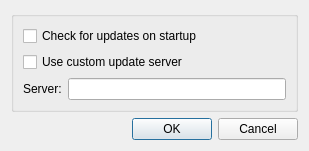
<?xml version="1.0" encoding="UTF-8"?>
<ui version="4.0">
 <class>UpdateSettingsDialog</class>
 <widget class="QDialog" name="UpdateSettingsDialog">
  <property name="geometry">
   <rect>
    <x>0</x>
    <y>0</y>
    <width>309</width>
    <height>141</height>
   </rect>
  </property>
  <property name="windowTitle">
   <string>Update Settings</string>
  </property>
  <layout class="QVBoxLayout" name="verticalLayout_2">
   <item>
    <widget class="QGroupBox" name="groupBox">
     <property name="title">
      <string/>
     </property>
     <layout class="QVBoxLayout" name="verticalLayout">
      <item>
       <widget class="QCheckBox" name="checkbox_check_updates">
        <property name="text">
         <string>Check for updates on startup</string>
        </property>
       </widget>
      </item>
      <item>
       <widget class="QCheckBox" name="checkbox_custom_server">
        <property name="text">
         <string>Use custom update server</string>
        </property>
       </widget>
      </item>
      <item>
       <layout class="QHBoxLayout" name="horizontalLayout">
        <item>
         <widget class="QLabel" name="label">
          <property name="text">
           <string>Server:</string>
          </property>
         </widget>
        </item>
        <item>
         <widget class="QLineEdit" name="edit_server"/>
        </item>
       </layout>
      </item>
      <item>
       <spacer name="verticalSpacer">
        <property name="orientation">
         <enum>Qt::Vertical</enum>
        </property>
        <property name="sizeHint" stdset="0">
         <size>
          <width>20</width>
          <height>0</height>
         </size>
        </property>
       </spacer>
      </item>
     </layout>
    </widget>
   </item>
   <item>
    <widget class="QDialogButtonBox" name="button_box">
     <property name="standardButtons">
      <set>QDialogButtonBox::Cancel|QDialogButtonBox::Ok</set>
     </property>
    </widget>
   </item>
  </layout>
 </widget>
 <resources/>
 <connections/>
</ui>
